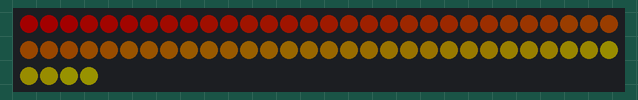
This sketch was run on a simulated Arduino Uno, built with avr-gcc and run on an emulated ATmega328P. On the bench: 64 RGB LEDs in strip order, left to right, continuing on the next row. Dim RGB values are drawn brighter than linear.

Above: at 0.15 s.
At 5.01 s:
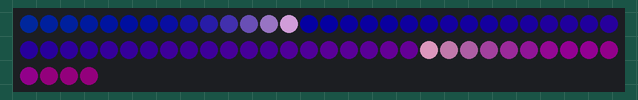
At 9.87 s:
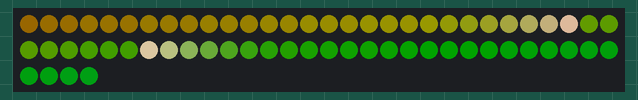
At 19.88 s:
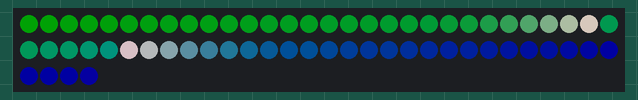
At 29.9 s:
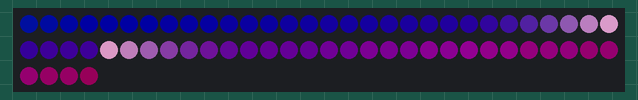
At 39.61 s:
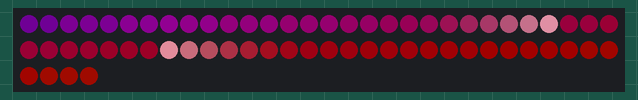

The sketch:

Overlay.ino
```cpp
#include "FastLED.h"

#define DATA_PIN   8
#define NUM_LEDS   64

CRGB base[NUM_LEDS];      //base pattern that's always running
CRGB overlay[NUM_LEDS];   //this is added to base
CRGB leds[NUM_LEDS];      //what is sent to pixels and displayed

void setup() {
 Serial.begin(115200);
 FastLED.addLeds<WS2812B, DATA_PIN, GRB>(leds, NUM_LEDS).setCorrection(TypicalLEDStrip);

 FastLED.setBrightness(255);
 FastLED.clear();

}

void loop(){

 Overlay();

}


void Overlay(){
  static uint8_t gHue = 0; //slowly rotating hue color
  EVERY_N_MILLISECONDS( 30 ) { gHue++; }  //slowly cycle through the rainbow
  fill_rainbow( base, NUM_LEDS, gHue, 255/NUM_LEDS/2);
  fadeToBlackBy( base, NUM_LEDS, 220);  //dim the rainbow down

  EVERY_N_MILLISECONDS(60){
   static uint8_t pos = 0;
   overlay[pos] = overlay[NUM_LEDS-1-pos] = CRGB::Pink;
   fadeToBlackBy( overlay, NUM_LEDS, 120);  //creates fading tail effect
   pos++;
   if(pos == NUM_LEDS/2) {  //check against desired range
      pos = 0;  //reset for next round
   }
  }
  for(uint8_t i=0; i<NUM_LEDS; i++){
    leds[i] = base[i];      //copy base to leds
    leds[i] += overlay[i];  //add overlay to leds
  }
  FastLED.show();     //show the pixels
}
```
